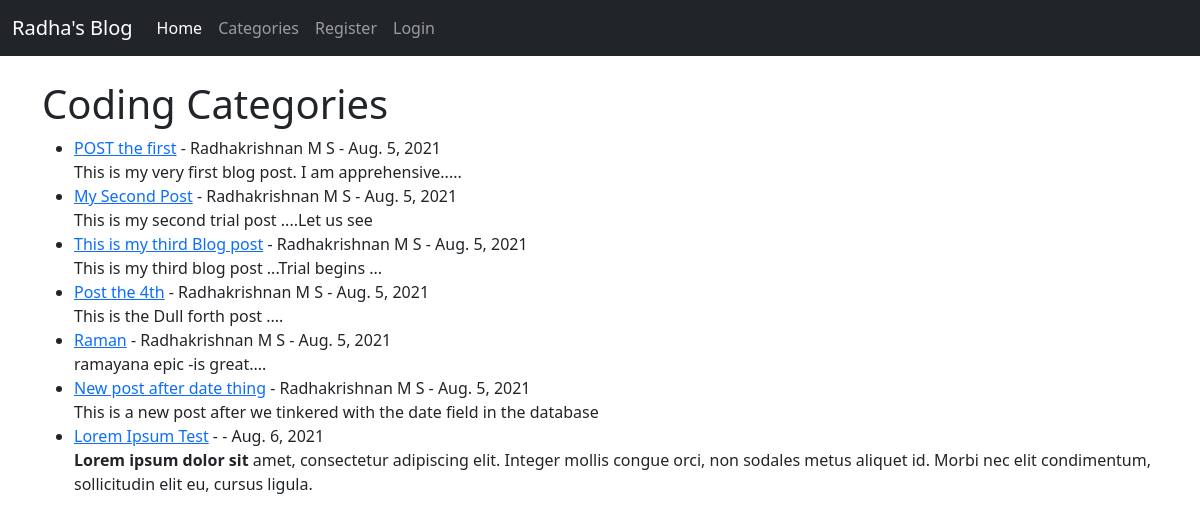
/category/coding/, run on the app's committed database.
### theblog/models.py (models this page shows, shortened)
class Post(models.Model):
	title = models.CharField(max_length=255)
	title_tag = models.CharField(max_length=255)
	author = models.ForeignKey(User, on_delete=models.CASCADE)
	body = RichTextField(blank=True, null=True)
	post_date = models.DateField(auto_now_add=True)
	category = models.CharField(max_length=255, default='coding')
	snippet = models.CharField(max_length=255)
	likes = models.ManyToManyField(User, related_name='blog_posts')

### theblog/views.py (the view)
# urls.py: path('category/<str:cats>/', CategoryView, name='category'),
def CategoryView(request, cats):
	category_posts = Post.objects.filter(category= cats.replace('-',' '))
	return render(request, 'categories.html',{'cats': cats.title().replace('-',' '), 'category_posts' : category_posts})

### theblog/templates/categories.html (shortened to what this page needs)
{% extends 'base.html' %}
{% block content %}
{% if category_posts %}
	<h1>{{ cats }} Categories</h1>
	<ul>
	{% for post in category_posts %}
		<li>
			<a href="{% url 'article-detail' post.pk %}">{{ post.title }}</a>
			 - {{ post.author.first_name }} {{ post.author.last_name }}
			 - {{ post.post_date }}
			 <br/>
			{{ post.body|slice:":200"|safe }}
		</li>
	{% endfor %}
	</ul>
{% else %}
	<h2> Sorry this page does not exist !</h2>
{% endif %}
{% endblock %}

### data on the page
Post: title "POST the first", author.first_name "Radhakrishnan", author.last_name "M S", post_date "Aug. 5, 2021", body "This is my very first blog post. I am apprehensive....."
Post: title "My Second Post", author.first_name "Radhakrishnan", author.last_name "M S", post_date "Aug. 5, 2021", body "This is my second trial post ....Let us see"
Post: title "This is my third Blog post", author.first_name "Radhakrishnan", author.last_name "M S", post_date "Aug. 5, 2021", body "This is my third blog post ...Trial begins ..."
Post: title "Post the 4th", author.first_name "Radhakrishnan", author.last_name "M S", post_date "Aug. 5, 2021", body "This is the Dull forth post ...."
Post: title "Raman", author.first_name "Radhakrishnan", author.last_name "M S", post_date "Aug. 5, 2021", body "ramayana epic -is great...."
Post: title "New post after date thing", author.first_name "Radhakrishnan", author.last_name "M S", post_date "Aug. 5, 2021", body "This is a new post after we tinkered with the date field in the database"
Post: title "Lorem Ipsum Test", post_date "Aug. 6, 2021", body "Lorem ipsum dolor sit amet, consectetur adipiscing elit. Integer mollis congue orci, non sodales metus aliquet id. Morbi nec elit condimentum, sollicitudin elit eu, cursus ligula."

### other printed values
{{ cats }} "Coding"
